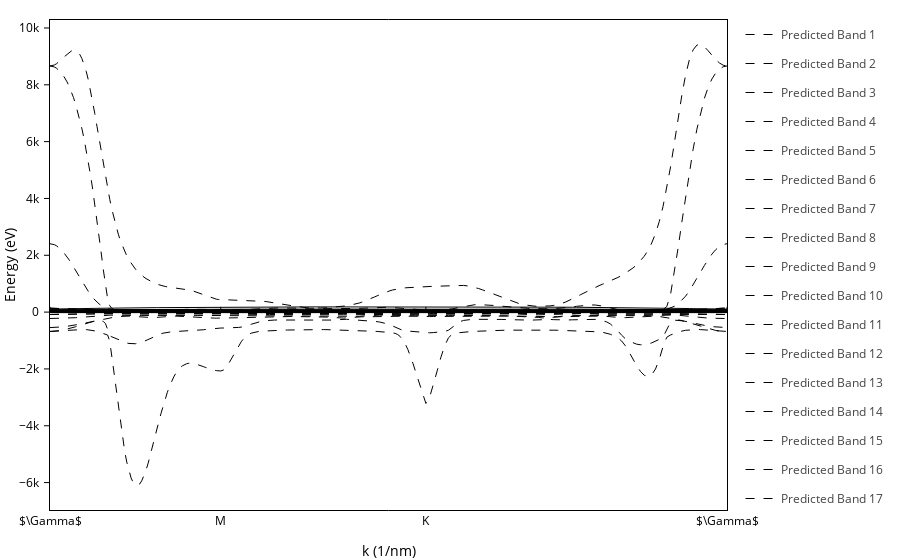
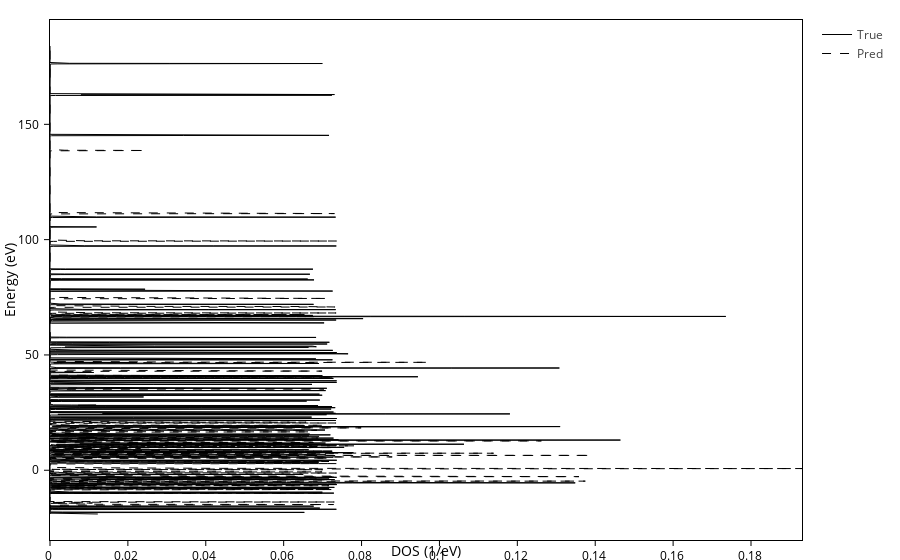
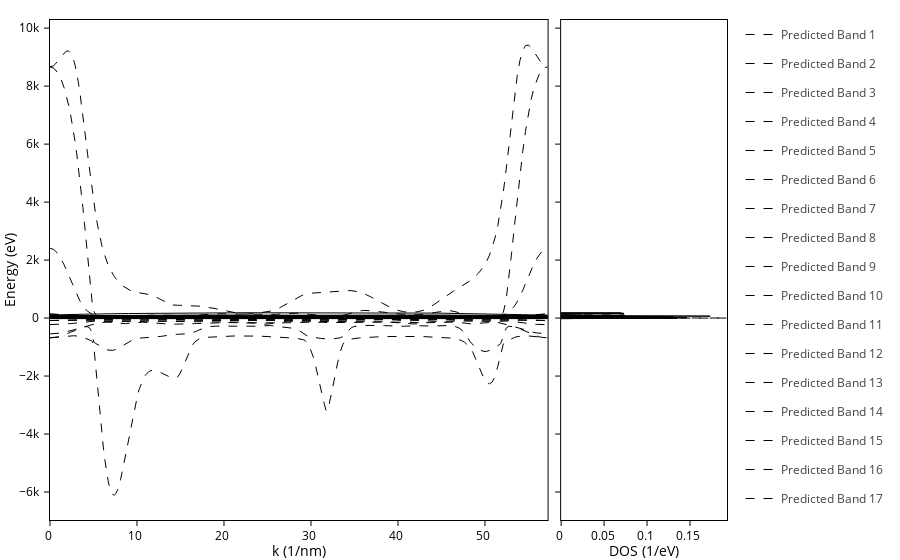
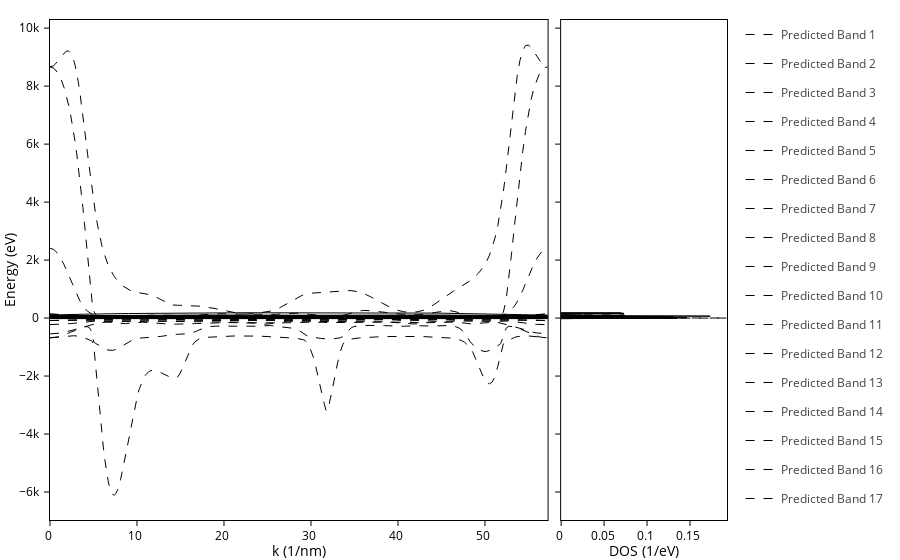

Notebook code cell kept with these figures, in order:
### Code cell
fig_bands = plot_bands(k_len_true, bands_true, k_idx, k_label, predicted_bands=bands_pred)
fig_dos = plot_dos(energies_true, dos_true, predicted_dos=dos_pred)

combine_band_and_dos(fig_bands, fig_dos)
None
